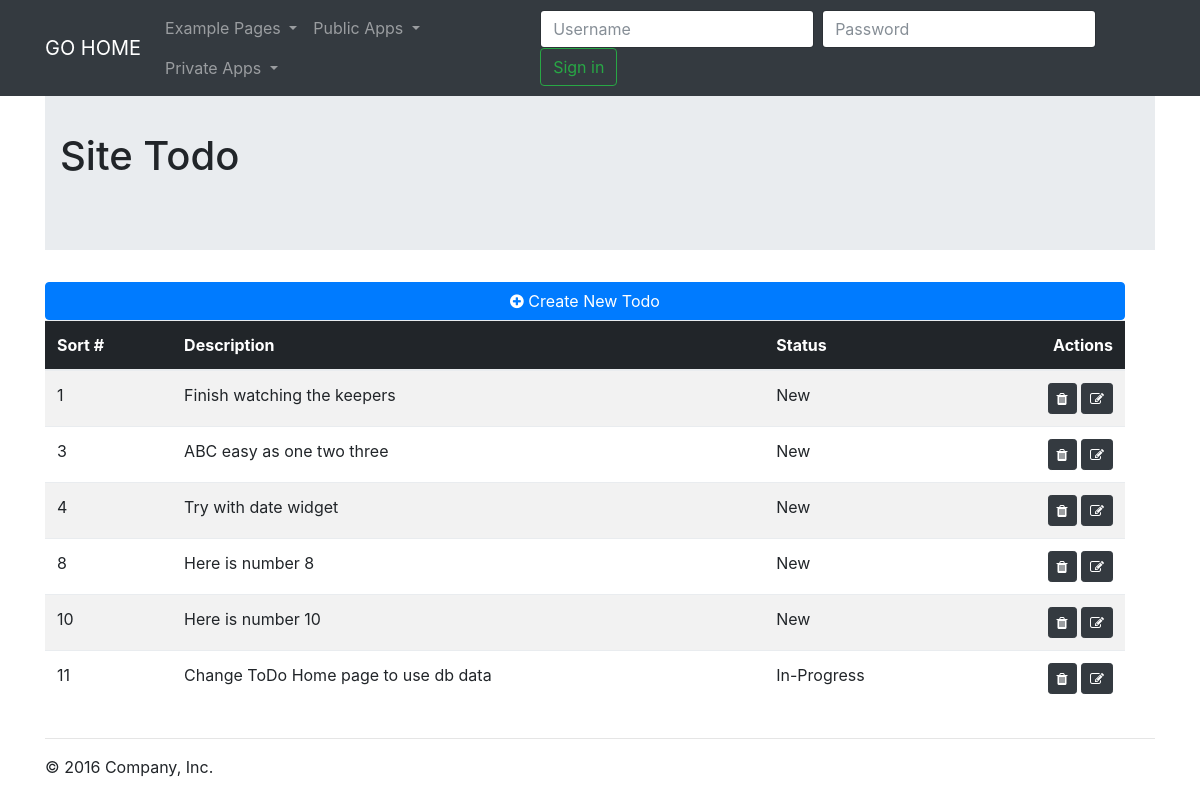
The page /todo/ on the database as committed earlier.
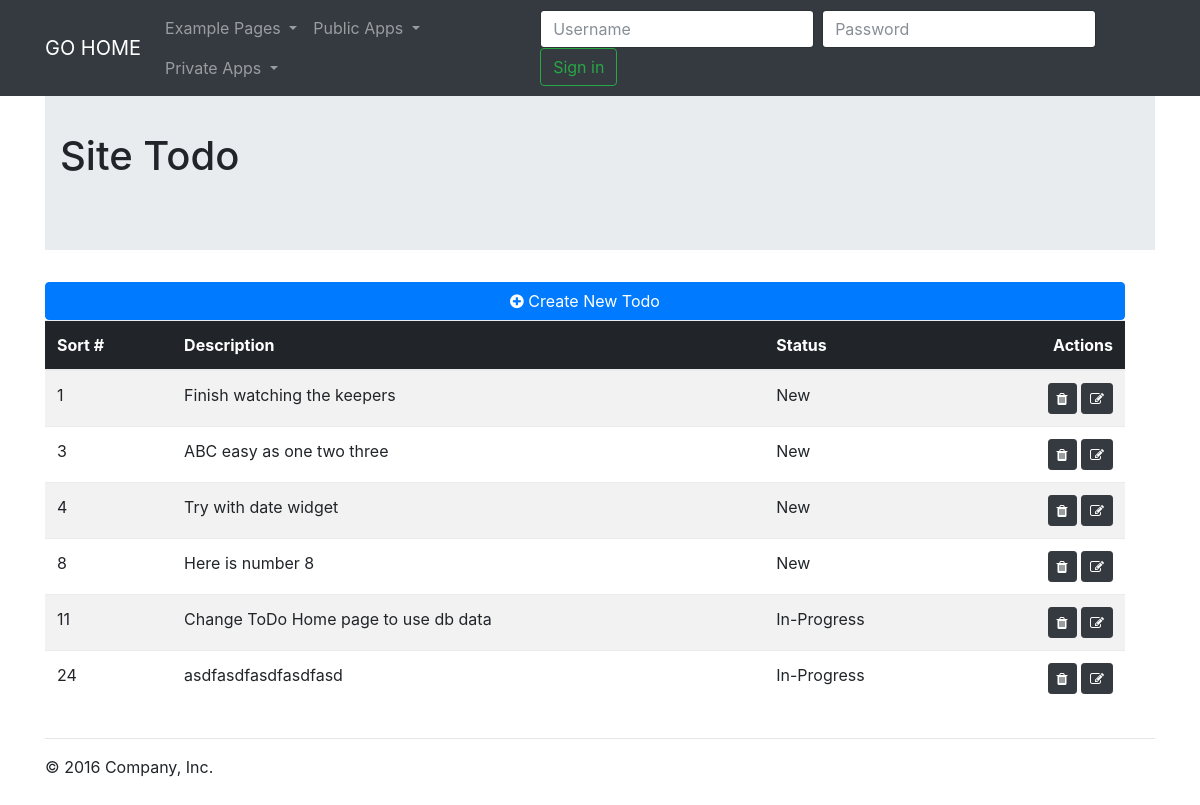
The same page on the database as committed later.
### todo/models.py (models this page shows, shortened)
class ToDoItem(models.Model):
    sort_order = models.BigIntegerField(unique=True)
    status = models.ForeignKey(ToDoStatus)
    text = models.CharField(max_length=500)
    create_date = models.DateField('date created', null=True, default=timezone.now)
    due_date = models.DateField('date due', null=True, blank=True)
    user = models.ForeignKey('auth.User')

class ToDoStatus(models.Model):
    text = models.CharField(max_length=200)
    def __str__(self):
        return self.text

### todo/views.py (the view)
def home(request):
    todo_list = ToDoItem.objects.order_by('sort_order')
    context = {
        'todos': todo_list
    }
    return render(request, 'todo/home.html', context=context)

### todo/templates/todo/home.html
{% extends "main.html" %}
{% block jumbotronContent %}
    <h1>Site Todo</h1>
{% endblock %}
{% block bodyContent %}
    <div class="row col-md-12">
        <a class="btn btn-primary mx-auto btn-block" href="{% url 'todo:new' %}">
            <i class="fa fa-plus-circle"></i>
                Create New Todo
        </a>
        <table class="table table-striped">
            <thead class="thead-inverse">
            <tr>
                <th>Sort #</th>
                <th>Description</th>
                <th>Status</th>
                <th class="text-right">Actions</th>
            </tr>
            </thead>
            <tbody>
            {% for todo in todos %}
                <tr>
                    <td>{{ todo.sort_order }}</td>
                    <td>{{ todo.text }}</td>
                    <td>{{ todo.status }}</td>
                    <td class="text-right">
                        <a class="btn btn-sm btn-dark" href="{% url 'todo:delete' todo.id %}" role="button">
                            <i class="fa fa-trash"></i>
                        </a>
                        <a class="btn btn-sm btn-dark" href="{% url 'todo:edit' todo.id %}" role="button">
                            <i class="fa fa-edit"></i>
                        </a>
                    </td>
                </tr>
            {% endfor %}
            </tbody>
        </table>
    </div>
{% endblock %}

### templates/main.html (shortened to what this page needs)
<!DOCTYPE html>
<html lang="en">
<head>
    {% load staticfiles %}
    <link rel="stylesheet" href="{% static 'bootstrap/css/bootstrap.min.css' %}" type="text/css">
    <link rel="stylesheet" href="{% static 'src/css/main.css' %}" type="text/css">
    <link href="https://maxcdn.bootstrapcdn.com/font-awesome/4.7.0/css/font-awesome.min.css" rel="stylesheet">
</head>
<body class="body">
{% include "includes/navbar.html" %}
<div class="container">
    <div class="jumbotron jumbotron-fluid jum">
        <div class="container">
            {% block jumbotronContent %}
            {% endblock %}
        </div>
    </div>
</div>
<div class="container">
    {% block bodyContent %}
    {% endblock %}
    <hr>
    <footer>
        <p>&copy; 2016 Company, Inc.</p>
    </footer>
</div>
</body>
</html>

### templates/includes/navbar.html (shortened to what this page needs)
<nav class="navbar navbar-expand-lg bg-dark navbar-dark fixed-top ">
    <div class="container">
        <a class="navbar-brand" href="{% url 'home' %}">GO HOME</a>
        <div class="collapse navbar-collapse" id="navbarNav">
            <ul class="nav navbar-nav mr-auto">
                <li class="nav-item dropdown">
                    <a class="nav-link dropdown-toggle" href="#" id="navbarDropdownMenuLink1" data-toggle="dropdown" aria-haspopup="true" aria-expanded="false">
                        Example Pages
                    </a>
                </li>
                <li class="nav-item dropdown">
                    <a class="nav-link dropdown-toggle" href="#" id="navbarDropdownMenuLink2" data-toggle="dropdown" aria-haspopup="true" aria-expanded="false">
                        Public Apps
                    </a>
                </li>
                <li class="nav-item dropdown">
                    <a class="nav-link dropdown-toggle" href="#" id="navbarDropdownMenuLink3" data-toggle="dropdown" aria-haspopup="true" aria-expanded="false">
                        Private Apps
                    </a>
                </li>
            </ul>
            {% if user.is_authenticated %}
                <ul class="navbar-nav">
                    <li class="nav-item">
                        <a class="nav-link">{{ user.email }}</a>
                    </li>
                </ul>
            {% else %}
                <form class="form-inline" method="post" action="{% url 'polls:login' %}" id="login-form">
                    <input type="text" placeholder="Username" class="form-control mr-sm-2" id="username">
                    <input type="password" placeholder="Password" class="form-control mr-sm-2" id="password">
                    <button type="submit" class="btn btn-outline-success my-2 my-sm-0">Sign in</button>
                </form>
            {% endif %}
        </div>
    </div>
</nav>

### static/src/css/main.css (style rules this page uses)
body { min-height: 2000px; padding-top: 70px; }

Rows that differ between the two databases and show on the page:
removed ToDoItem: sort_order "10", text "Here is number 10", status "New"
added ToDoItem: sort_order "24", text "asdfasdfasdfasdfasd", status "In-Progress"
